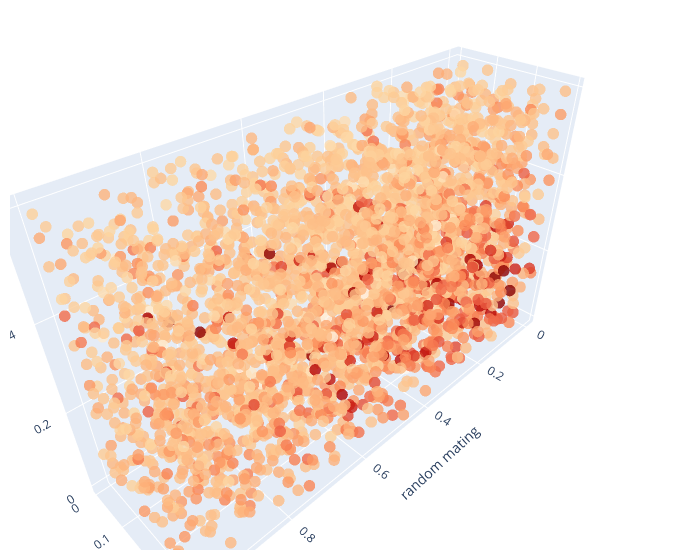

The code cell stored with this chart in its notebook:
### Code cell
# 3D plot
x, y, z =  t["random-mating"], t["fertility"], t["leakage"]

fig = go.Figure(
    data=[go.Scatter3d(
    x=x,
    y=y,
    z=z,
    mode='markers',
    marker=dict(
        size=4,
        color=Y,               
        colorscale= px.colors.sequential.OrRd,
        opacity=0.8
    )
)])

# tight layout

fig.update_layout(scene = dict(
                    xaxis_title='random mating',
                    yaxis_title='fertility',
                    zaxis_title='leakage'),
                    width=700,
                    margin=dict(r=20, b=10, l=10, t=10))
iplot(fig, image="png", filename="../output/plots/3D-scatterplot-efast.png")

### Figure 1 — Plotly figure (JSON) as saved in the notebook; plotly's stock layout.template omitted (floating-point values rounded to 4 significant figures; data arrays with more than 128 entries replaced by an {"elided": "..."} marker saying what was removed)
{"data": [{"marker": {"color": {"elided": "3000 float values"}, "colorscale": [[0, "rgb(255,247,236)"], [0.125, "rgb(254,232,200)"], [0.25, "rgb(253,212,158)"], [0.375, "rgb(253,187,132)"], [0.5, "rgb(252,141,89)"], [0.625, "rgb(239,101,72)"], [0.75, "rgb(215,48,31)"], [0.875, "rgb(179,0,0)"], [1, "rgb(127,0,0)"]], "opacity": 0.8, "size": 4}, "mode": "markers", "type": "scatter3d", "x": {"elided": "3000 float values"}, "y": {"elided": "3000 float values"}, "z": {"elided": "3000 float values"}}], "layout": {"margin": {"b": 10, "l": 10, "r": 20, "t": 10}, "scene": {"xaxis": {"title": {"text": "random mating"}}, "yaxis": {"title": {"text": "fertility"}}, "zaxis": {"title": {"text": "leakage"}}}, "width": 700}}
